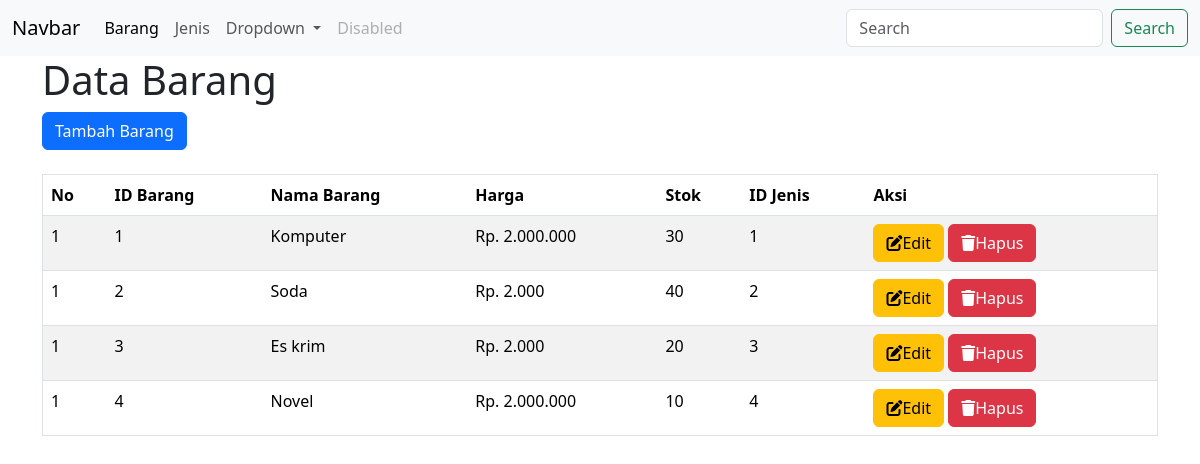
The page /View/barang/index.php on the database its author committed.
### tables this page shows
CREATE TABLE `barang` (
  `id_barang` int NOT NULL,
  `nama_barang` varchar(20) DEFAULT NULL,
  `harga` varchar(15) DEFAULT NULL,
  `stok` int DEFAULT NULL,
  `id_jenis` int DEFAULT NULL
);

### View/barang/index.php (the view, shortened to what this page needs)
<!DOCTYPE html>
<html lang="en">
<head>
    <link rel="stylesheet" href="https://cdn.jsdelivr.net/npm/bootstrap@5.3.3/dist/css/bootstrap.min.css">
    <link rel="stylesheet" href="https://cdnjs.cloudflare.com/ajax/libs/font-awesome/6.2.0/css/all.min.css">
</head>
<body>
<nav class="navbar navbar-expand-lg bg-body-tertiary">
  <div class="container-fluid">
    <a class="navbar-brand" href="#">Navbar</a>
    <div class="collapse navbar-collapse" id="navbarSupportedContent">
      <ul class="navbar-nav me-auto mb-2 mb-lg-0">
        <li class="nav-item">
          <a class="nav-link active" aria-current="page" href="index.php">Barang</a>
        </li>
        <li class="nav-item">
          <a class="nav-link" href="../jenis/index.php">Jenis</a>
        </li>
        <li class="nav-item dropdown">
          <a class="nav-link dropdown-toggle" href="#" role="button" data-bs-toggle="dropdown" aria-expanded="false">
            Dropdown
          </a>
        </li>
        <li class="nav-item">
          <a class="nav-link disabled" aria-disabled="true">Disabled</a>
        </li>
      </ul>
      <form class="d-flex" role="search">
        <input class="form-control me-2" type="search" placeholder="Search" aria-label="Search">
        <button class="btn btn-outline-success" type="submit">Search</button>
      </form>
    </div>
  </div>
</nav>
    <div class="container">
    <h1>Data Barang</h1>
    <a class="btn btn-primary" href="view_tambah.php" role="button">Tambah Barang</a>
    <br><br>
    <table class="table table-striped table-hover" border="1">
  <thead>
    <tr>
      <th scope="col">No</th>
      <th scope="col">ID Barang</th>
      <th scope="col">Nama Barang</th>
      <th scope="col">Harga</th>
      <th scope="col">Stok</th>
      <th scope="col">ID Jenis</th>
      <th scope="col">Aksi</th>
    </tr>
  </thead>
  <?php
  include '../../Config/koneksi.php';
  $query = mysqli_query($conn, "SELECT * FROM barang");
  $no=1;
  if(mysqli_num_rows($query)) {
    while($result=mysqli_fetch_assoc($query)){
        ?>
        <tr>
            <td><?php echo $no;?></td>
            <td><?php echo $result['id_barang'];?></td>
                            <td><?php echo $result['nama_barang'];?></td>
                            <td><?php echo $result['harga'];?></td>
                            <td><?php echo $result['stok'];?></td>
                            <td><?php echo $result['id_jenis'];?></td>
                            <td>
                            <a class="btn btn-warning" href="view_edit.php?id_barang=<?php echo $result['id_barang']?>"><i class="fa-solid fa-pen-to-square"></i>Edit</a>
                            <a class="btn btn-danger" href="proses_hapus.php?id_barang=<?php echo $result['id_barang']?>" onclick="return confirm('Kamu yakin?')"><i class="fa-solid fa-trash"></i>Hapus</a>
                            </td>
        </tr>
        <?php
    }
}
  ?>
</table>
    </div>
</body>
</html>

### rows shown on the page
barang: id_barang "1", nama_barang "Komputer", harga "Rp. 2.000.000", stok "30", id_jenis "1"
barang: id_barang "2", nama_barang "Soda", harga "Rp. 2.000", stok "40", id_jenis "2"
barang: id_barang "3", nama_barang "Es krim", harga "Rp. 2.000", stok "20", id_jenis "3"
barang: id_barang "4", nama_barang "Novel", harga "Rp. 2.000.000", stok "10", id_jenis "4"
